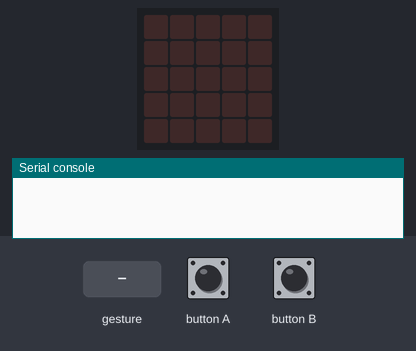
Simulated run of this program. Board: BBC micro:bit running MicroPython. Shown: the board's 5×5 LED display, the last lines printed to the serial console. The test bench sets the inputs (shaded band). No radio messages arrive unless stated (any console line starting 'radio sent:' is added by the test bench); a tilt is held for 1.5 s and a shake lasts 1 s, then the board lies face up again.

Above: at 1.2 s.
1.3 s: button A pressed for 0.15 s
At 1.4 s:
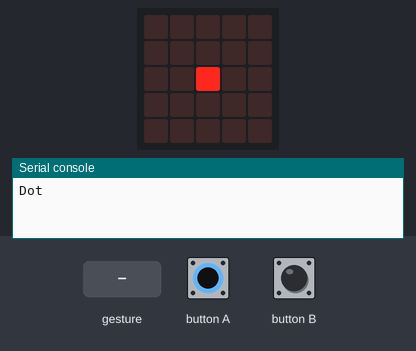
3.0 s: button B pressed for 0.15 s
At 3.1 s:
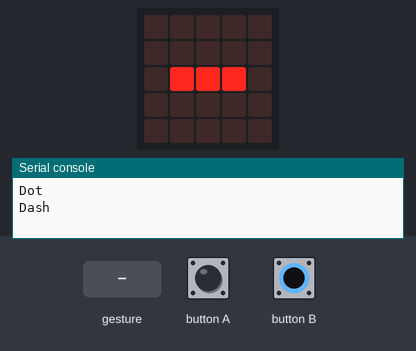
4.7 s: gesture 'up'
At 5.1 s:
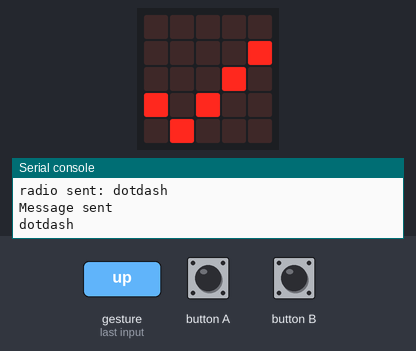
6.3 s: gesture 'left'
At 7.3 s:
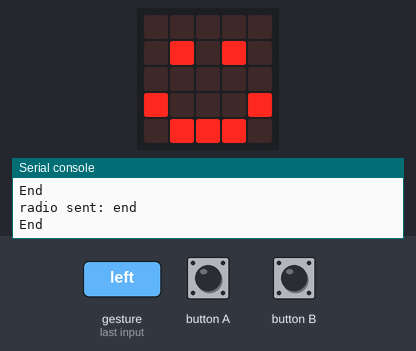
7.8 s: button A pressed for 1 s
At 7.9 s:
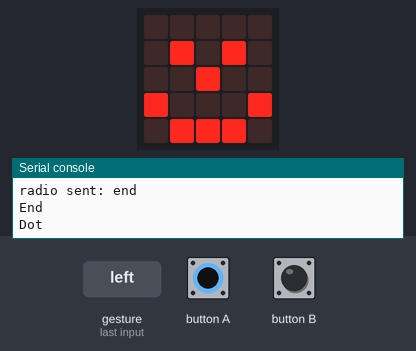
10.3 s: gesture 'right'
At 11.7 s:
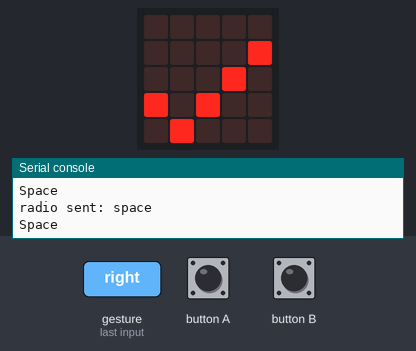
Timing chart, 0 to 12.9 s (numbered marks = the images above; inputs shaded):
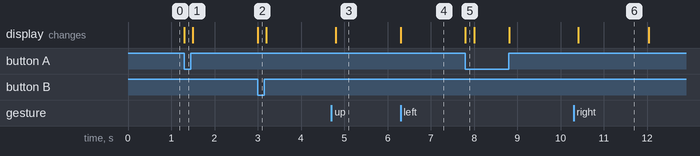

Measured:
- after the input at 1.3 s, the display: changes at once (image 1)
- after the input at 3.0 s, the display: changes at once (image 2)
- after the input at 4.7 s, the display: changes after 0.10 s (image 3)
- after the input at 6.3 s, the display: changes at once (image 4)
- after the input at 7.8 s, the display: changes at once (image 5)
- after the input at 10.3 s, the display: changes after 0.11 s (image 6)
- what the display in image 6 shows lasts 1.6 s, from 10.4 s to 12.0 s

The program:

satellite_station_transmitter.py
```python
from microbit import *
import radio

radio.on()

dots_and_dashes = []
message_sent = False

dash_image = Image("00000:"
             "00000:"
             "09990:"
             "00000:"
             "00000")

while True:
    if button_a.is_pressed():
        dots_and_dashes.append("dot")
        print("Dot")
        display.set_pixel(2,2,9)
        sleep(200)
        display.clear()

    elif button_b.is_pressed():
        dots_and_dashes.append("dash")
        print("Dash")
        display.show(dash_image)
        sleep(200)
        display.clear()

        # Continues on next page
        # send single letter as string of dots and dashes
        # NEXT TWO LINES TYPE IN AS ONE LINE - TOO LONG FOR THIS PAGE!

    elif accelerometer.is_gesture("up") and message_sent is False and dots_and_dashes != []:
        # create the string of dots/dashes into one
        # send as a complete word
        code = ''.join(dots_and_dashes)
        radio.send(code)
        message_sent = True
        dots_and_dashes = []
        display.show(Image.YES)
        print("Message sent")
        print(code)

    # send "space" to indicate end of word
    elif accelerometer.is_gesture("right"):
        radio.send("space")
        message_sent = True
        dots_and_dashes = []
        print("Space")
        display.show(Image.YES)
        sleep(200)
        display.clear()

    # send "end of message"
    elif accelerometer.is_gesture("left"):
        radio.send("end")
        message_sent = True
        print("End")
        display.show(Image.HAPPY)

    # empty the word message ready to send another
    elif accelerometer.is_gesture("down") and message_sent is True:
        dots_and_dashes = []
        message_sent = False
        print("Clear message")
        display.clear()
```
